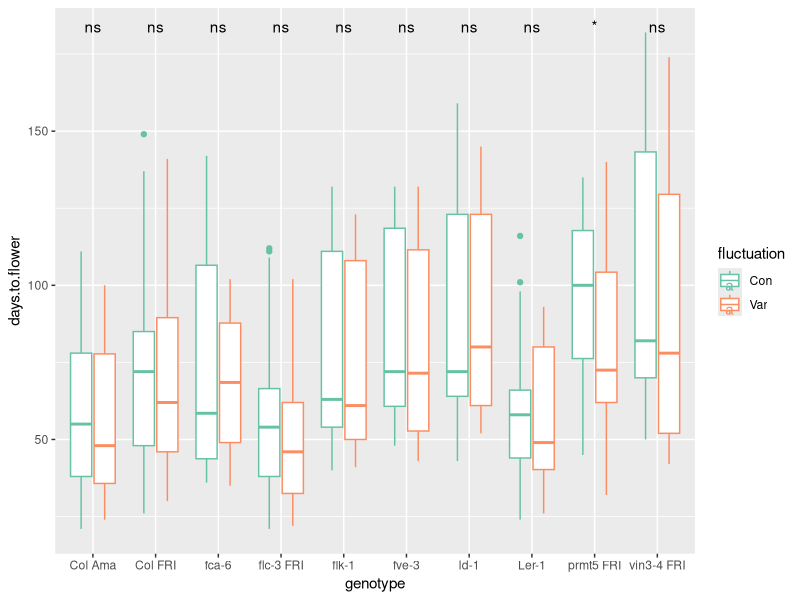
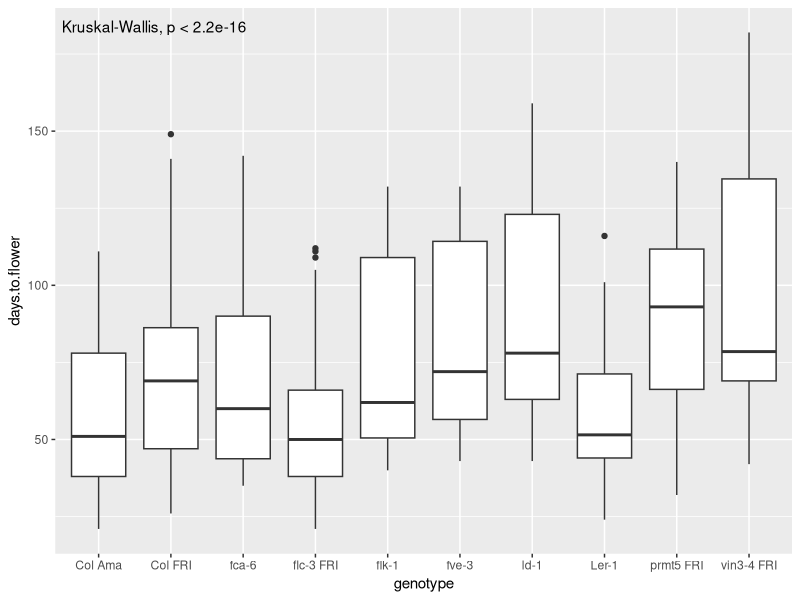
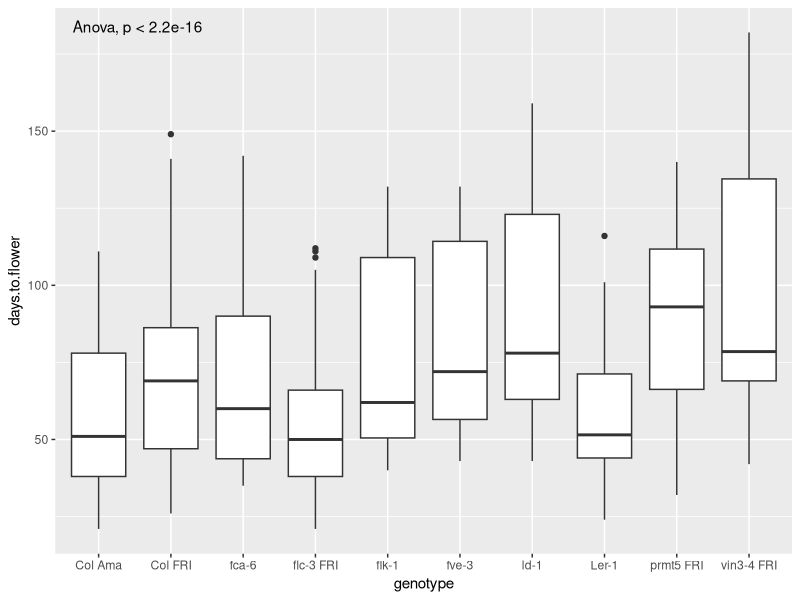
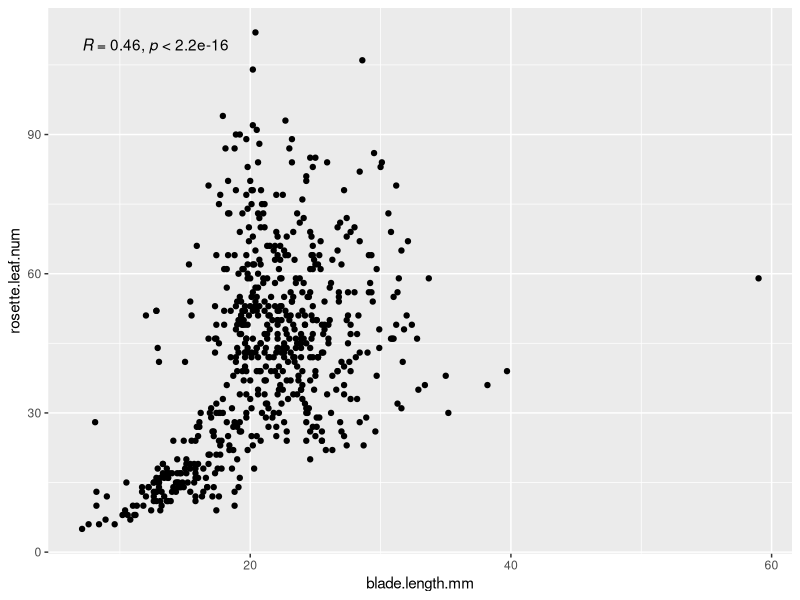
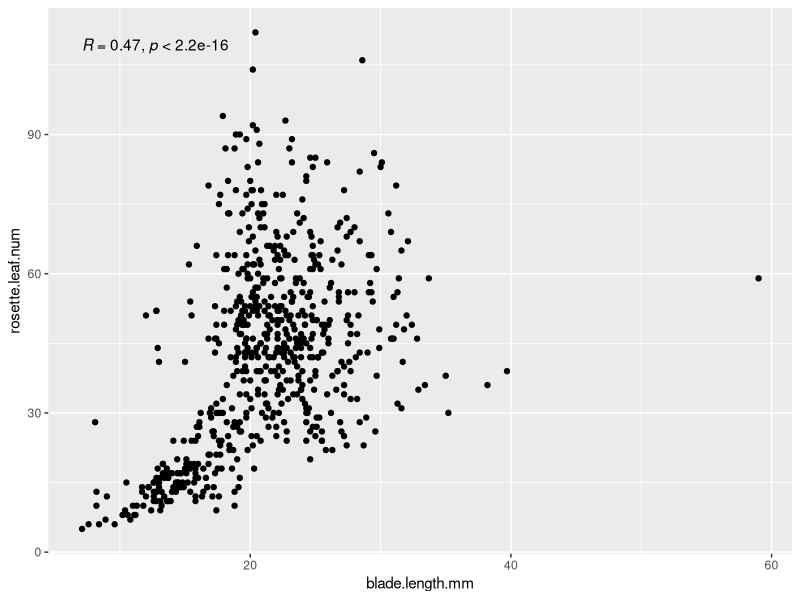
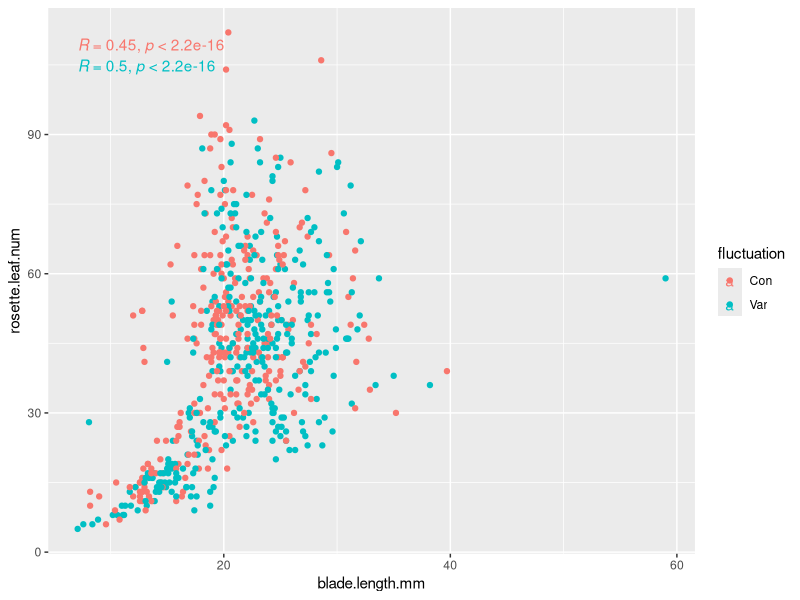
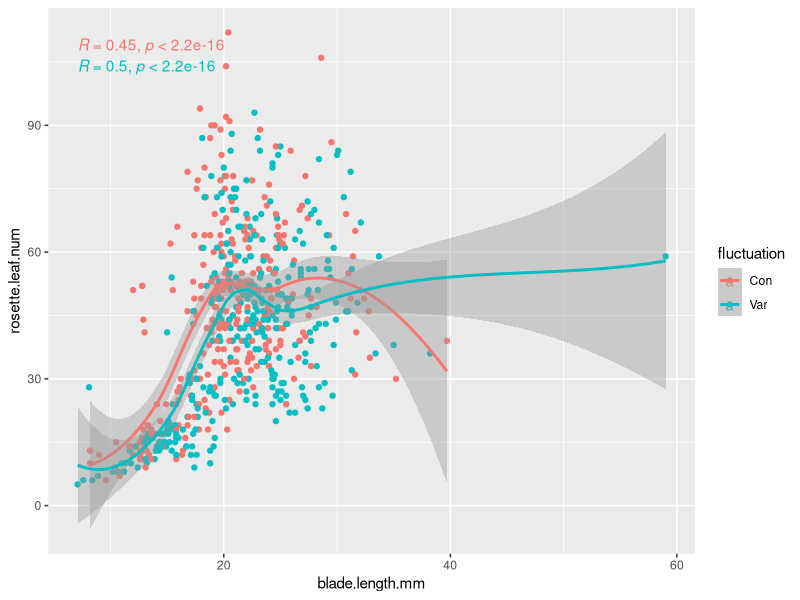
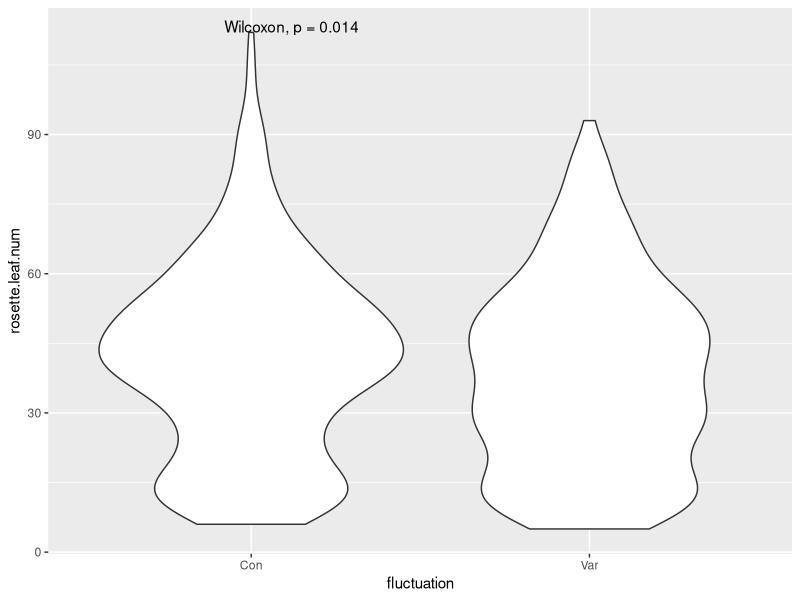

These figures' R source, in order:
# script seance 2


library(tidyverse)
library(RColorBrewer)
library(ggpubr)

expt1 <- read_tsv("session2/data/burghardt_et_al_2015_expt1.txt")

ggplot(expt1, aes(x=genotype, y=days.to.flower,
                  colour=fluctuation))+
  geom_boxplot()+
  scale_color_brewer(palette = "Set2") +
  stat_compare_means(label="p.signif", 
                     method="t.test")

ggplot(expt1, aes(x=genotype, y=days.to.flower))+
  geom_boxplot()+
  stat_compare_means()

ggplot(expt1, aes(x=genotype, y=days.to.flower))+
  geom_boxplot()+
  stat_compare_means(method="anova")

# Correlation

ggplot(expt1, aes(x=blade.length.mm, 
                  y=rosette.leaf.num))+
  geom_point() +
  stat_cor()


ggplot(expt1, aes(x=blade.length.mm, 
                  y=rosette.leaf.num))+
  geom_point() +
  stat_cor(method="spearman")

ggplot(expt1, aes(x=blade.length.mm, 
                  y=rosette.leaf.num,
                  color=fluctuation))+
  geom_point() +
  stat_cor(method="spearman")

ggplot(expt1, aes(x=blade.length.mm, 
                  y=rosette.leaf.num,
                  color=fluctuation))+
  geom_point() +
  stat_cor(method="spearman") +
  geom_smooth()


# Exercice 1
# Ajouter le test statistique le plus appropié 
# aux deux graphiques suivant

ggplot(expt1, aes(fluctuation, rosette.leaf.num)) +
  geom_violin()+
  stat_compare_means()

ggplot(expt1, aes(days.to.bolt, days.to.flower))+
  geom_point() +
  stat_cor(label.x=20, label.y = 150)+
  geom_smooth()
  
